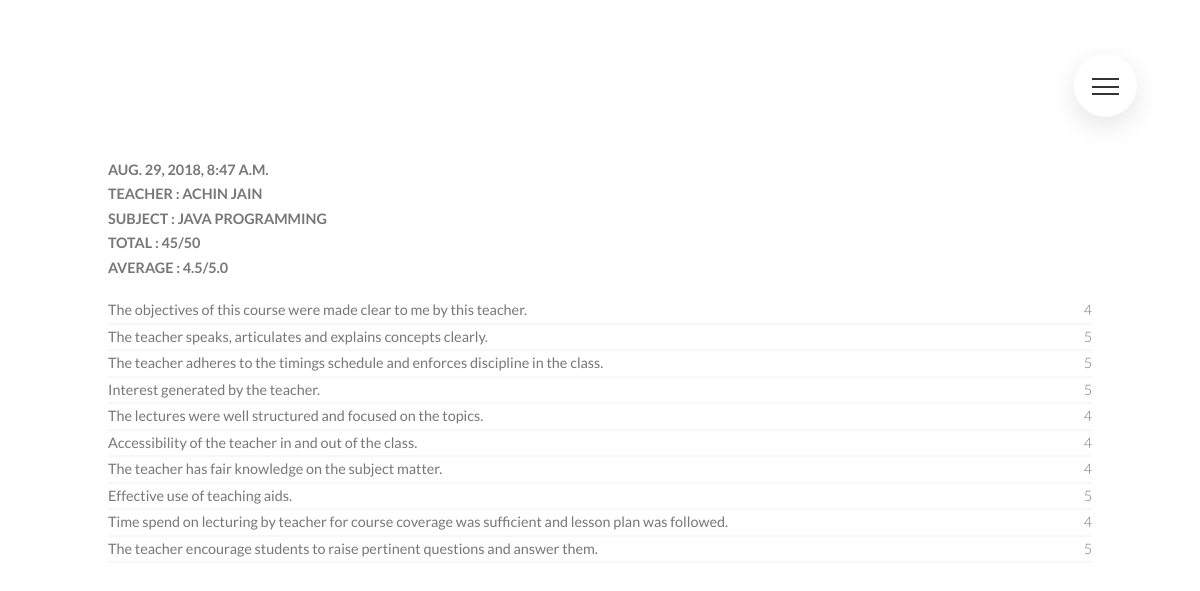
/feedbacks/by/41811503116/44/ (signed in), run on the app's committed database.
### feedbacks/models.py (models this page shows, shortened)
class feedback(models.Model):
    student = models.ForeignKey(Student, related_name="feedbacks", on_delete=models.CASCADE, null = False, blank = False)
    subject = models.ForeignKey(Subject, related_name="feedbacks", on_delete=models.CASCADE, null = False, blank = False)
    teacher = models.ForeignKey(Teacher, related_name="feedbacks", on_delete=models.CASCADE, null = False, blank = False)
    created_at = models.DateTimeField(auto_now=True)
    param1 = models.PositiveSmallIntegerField(default = None, blank=False, null=False, choices=choices, verbose_name = "The objectives of this course were made clear to me by this teacher.")
    param2 = models.PositiveSmallIntegerField(default = None, blank=False, null=False, choices=choices, verbose_name = "The teacher speaks, articulates and explains concepts clearly.")
    param3 = models.PositiveSmallIntegerField(default = None, blank=False, null=False, choices=choices, verbose_name = "The teacher adheres to the timings schedule and enforces discipline in the class.")
    param4 = models.PositiveSmallIntegerField(default = None, blank=False, null=False, choices=choices, verbose_name = "Interest generated by the teacher.")
    param5 = models.PositiveSmallIntegerField(default = None, blank=False, null=False, choices=choices, verbose_name = "The lectures were well structured and focused on the topics.")
    param6 = models.PositiveSmallIntegerField(default = None, blank=False, null=False, choices=choices, verbose_name = "Accessibility of the teacher in and out of the class.")
    param7 = models.PositiveSmallIntegerField(default = None, blank=False, null=False, choices=choices, verbose_name = "The teacher has fair knowledge on the subject matter.")
    param8 = models.PositiveSmallIntegerField(default = None, blank=False, null=False, choices=choices, verbose_name = "Effective use of teaching aids.")
    param9 = models.PositiveSmallIntegerField(default = None, blank=False, null=False, choices=choices, verbose_name = "Time spend on lecturing by teacher for course coverage was sufficient and lesson plan was followed.")
    param10 = models.PositiveSmallIntegerField(default = None, blank=False, null=False, choices=choices, verbose_name = "The teacher encourage students to raise pertinent questions and answer them.")
    total = models.PositiveIntegerField()
    average = models.FloatField()
    message = models.CharField(blank=True, max_length=100, null=True, verbose_name = "Anything else you want to say.")
    class Meta:
        ordering = ["-created_at"]
        unique_together = [("student", "subject"),
                            ("student","teacher")]

class Teacher(models.Model):
    teacher_id = models.CharField(blank=False, max_length=15, unique=True)
    teacher_name = models.CharField(blank=False, max_length=100, unique=True)
    department = models.ManyToManyField(Department)
    def __str__(self):
        return self.teacher_name
    class Meta:
        ordering = ["teacher_name"]

class Subject(models.Model):
    subject_code = models.CharField(blank=False, max_length=15, unique=True)
    subject_name = models.CharField(blank=False, max_length=100, unique=True)
    semester = models.ManyToManyField(Semester)
    department = models.ManyToManyField(Department)
    teacher = models.ManyToManyField(Teacher)
    def __str__(self):
        return self.subject_name
    class Meta:
        ordering = ["subject_name"]

### feedbacks/views.py (the view)
# urls.py: url(r"by/(?P<username>[-\w]+)/(?P<pk>\d+)/$",views.feedbackDetail.as_view(),name="single"),
class feedbackDetail(LoginRequiredMixin, SelectRelatedMixin, generic.DetailView):
    model = models.feedback
    select_related = ("student","teacher","subject")
    def get_queryset(self):
        queryset = super().get_queryset()
        return queryset.filter(
            student__user__username__iexact=self.kwargs.get("username")
        )

### feedbacks/templatetags/verbose_names.py (called while the page is built)
@register.simple_tag
def get_verbose_field_name(instance, field_name):
    return instance._meta.get_field(field_name).verbose_name.capitalize()

### feedbacks/templates/feedbacks/feedback_detail.html (shortened to what this page needs)
{% extends "feedbacks/feedback_base.html" %}
{% load verbose_names %}
{% block feedback_content %}
<div class="detail">
  <div class="heading-tertiary">
    {{ feedback.created_at }}
  </div>
  <div class="heading-tertiary">
    {% get_verbose_field_name feedback "teacher" %} : {{feedback.teacher}}
  </div>
  <div class="heading-tertiary">
    {% get_verbose_field_name feedback "subject" %} : {{feedback.subject}}
  </div>
  <div class="heading-tertiary">
    {% get_verbose_field_name feedback "total" %} : {{feedback.total}}/50
  </div>
  <div class="heading-tertiary margin-bottom-small">
    {% get_verbose_field_name feedback "average" %} : {{feedback.average}}/5.0
  </div>
  <div class="detail__param">
    {% get_verbose_field_name feedback "param1" %}
    <span>{{feedback.param1}}</span>
  </div>
  <div class="detail__param">
    {% get_verbose_field_name feedback "param2" %}
    <span>{{feedback.param2}}</span>
  </div>
  <div class="detail__param">
    {% get_verbose_field_name feedback "param3" %}
    <span>{{feedback.param3}}</span>
  </div>
  <div class="detail__param">
    {% get_verbose_field_name feedback "param4" %}
    <span>{{feedback.param4}}</span>
  </div>
  <div class="detail__param">
    {% get_verbose_field_name feedback "param5" %}
    <span>{{feedback.param5}}</span>
  </div>
  <div class="detail__param">
    {% get_verbose_field_name feedback "param6" %}
    <span>{{feedback.param6}}</span>
  </div>
  <div class="detail__param">
    {% get_verbose_field_name feedback "param7" %}
    <span>{{feedback.param7}}</span>
  </div>
  <div class="detail__param">
    {% get_verbose_field_name feedback "param8" %}
    <span>{{feedback.param8}}</span>
  </div>
  <div class="detail__param">
    {% get_verbose_field_name feedback "param9" %}
    <span>{{feedback.param9}}</span>
  </div>
  <div class="detail__param">
    {% get_verbose_field_name feedback "param10" %}
    <span>{{feedback.param10}}</span>
  </div>
</div>
{% endblock %}

### feedbacks/templates/feedbacks/feedback_base.html (shortened to what this page needs)
{% extends "base.html" %}
{% block content %}
			{% block feedback_content %}{% endblock %}
{% endblock %}

### templates/base.html (shortened to what this page needs)
<!DOCTYPE html>
{% load staticfiles %}
<html>
  <head>
    <link rel="stylesheet" href="{% static 'simplesocial/css/master.css'%}">
  </head>
  <body>
    <div class="navigation">
            <label for="navi-toggle" class="navigation__button">
                <span class="navigation__icon">&nbsp;</span>
            </label>
        </div>
      {% block content %}
      {% endblock %}
  </body>
</html>

### static/simplesocial/css/master.css (style rules this page uses)
*, *::after, *::before { margin: 0; padding: 0; box-sizing: inherit; }
html { font-size: 62.5%; }
@media only screen and (max-width: 75em) { html { font-size: 56.25%; } }
body { box-sizing: border-box; padding: 3rem 5rem; }
body { font-family: "Lato", sans-serif; font-weight: 400; line-height: 1.7; color: #777; }
.heading-tertiary { font-size: 1.6rem; font-weight: 700; text-transform: uppercase; }
.margin-bottom-small { margin-bottom: 2rem; }
.navigation__button { background-color: #fff; height: 7rem; width: 7rem; position: fixed; top: 6rem; right: 7rem; border-radius: 50%; z-index: 2000; box-shadow: 0 1rem 3rem rgba(0, 0, 0, 0.1); text-align: center; cursor: pointer; }
.navigation__icon { position: relative; margin-top: 3.5rem; }
.navigation__icon, .navigation__icon::before, .navigation__icon::after { width: 3rem; height: 2px; background-color: #333; display: inline-block; }
.navigation__icon::before, .navigation__icon::after { content: ""; position: absolute; left: 0; transition: all .2s; }
.navigation__icon::before { top: -.8rem; }
.navigation__icon::after { top: .8rem; }
.detail { margin: 0 auto; width: 70%; font-size: 1.6rem; }
@media only screen and (min-height: 40em) { .detail { position: absolute; top: 40%; left: 50%; transform: translate(-50%, -40%); } }
@media only screen and (max-width: 75em) { .detail { width: 82%; } }
.detail__param { border-bottom: 2px solid #f7f7f7; display: flex; justify-content: space-between; align-items: center; }
.detail__param span { font-size: 1.6rem; margin-left: 3rem; font-weight: 300; }

### data on the page
feedback: created_at "AUG. 29, 2018, 8:47 A.M.", teacher "ACHIN JAIN", subject "JAVA PROGRAMMING", total "45", average "4.5", param1 "4", param2 "5", param3 "5", param4 "5", param5 "4", param6 "4", param7 "4", param8 "5", param9 "4", param10 "5"
